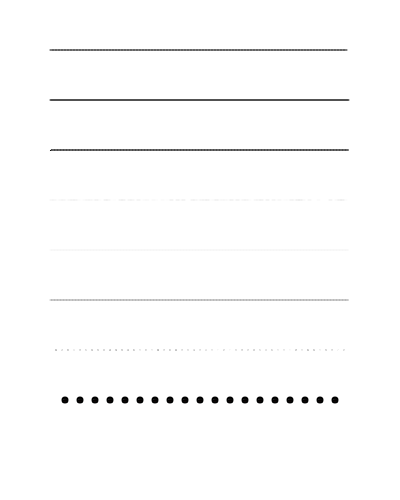
Frame 1 (no input)
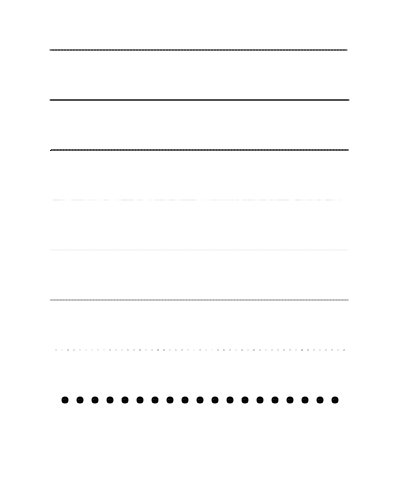
Frame 60 (no input)
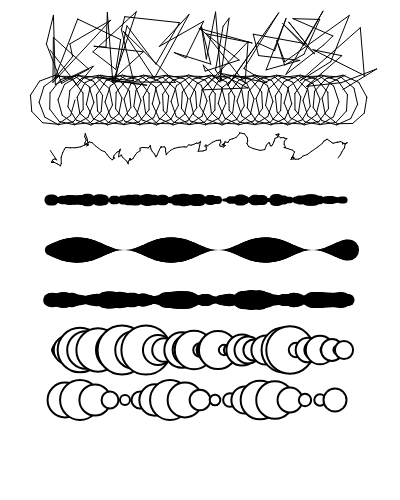
Frame 120 (the mouse pressed at the canvas centre since frame 60)

The p5.js sketch that drew these frames (run headless with seeded random() and noise() and a simulated clock; from frame 60 on, the mouse is pressed at the canvas centre):

// p5.js sketch
// ── sketch.js
function setup() {
  // put setup code here
  createCanvas(400,500);
  //line_rand_0011(50,150,350,150,5,100);

}

function draw() {
	fill(255);
	rect(-1,-1,width+2,height+2);
  
  	// put drawing code here
  	var randNess = constrain(0.001*mouseX*mouseY,0,40);
	line_rand_0011(
		50,50,350,50,randNess,100);
	line_roll_0011(
		50,100,350,100,0.1*mouseY,mouseX,300);
	line_noise_0011(
		50,150,350,150,0.1*mouseY,0.1*mouseX,200);
	line_randWid_0011(
		50,200,350,200,0.1,0.05*mouseY,100);
	line_SinWid_0011(
		50,250,350,250,0.1,0.1*mouseY,0.1*mouseX,0.03*mouseX,200);
	line_noiseWid_0011(
		50,300,350,300,1,0.1*mouseY,0.1*mouseX,0.05*mouseX,200);

	var spriteFcn = drawStdCircle;
	if(mouseX<width/2)
	{
		spriteFcn = drawStdFace;
	}
	line_randWidSprite_0011(
		50,350,350,350,0.001,0.002*mouseY,50,spriteFcn);
	line_SinWidSprite_0011(
		50,400,350,400,0.1,0.8*mouseY/height,0.1*mouseX,0.03*mouseX,20,spriteFcn);

}



// ── SpriteLib_0011.js
var StdSize = 100;


function drawStdCircle()
{
	ellipse(0,0,StdSize,StdSize);
}

function drawStdFace()
{
	// face
	ellipse(0,0,StdSize,StdSize);

	var ESize = -0.2*StdSize;
	// LEye
	ellipse(-0.2*StdSize,-0.1*StdSize,ESize,ESize);
	fill(0);
	ellipse(-0.2*StdSize,-0.1*StdSize,0.4*ESize,0.4*ESize);

	// REye
	ellipse(0.2*StdSize,-0.1*StdSize,ESize,ESize);
	fill(0);
	ellipse(0.2*StdSize,-0.1*StdSize,0.4*ESize,0.4*ESize);

	// Mouth
	var MWd = 0.3*StdSize;
	var MHt = 0.2*StdSize;
	fill(255,0,0);
	ellipse(0,MHt,MWd,MHt);
}

// ── lineLib_0011.js

// ---------------- 轨迹变化 ----------------//
function line_rand_0011(x0,y0,x1,y1,randness,res)
{
	var xp = x0;
	var yp = y0;

	for(var i=1;i<res;i++)
	{
		var t = i/res;
		var xt = lerp(x0,x1,t);
		var yt = lerp(y0,y1,t);

		var biasX = random(-randness,randness);
		var biasY = random(-randness,randness);

		var x = xt + biasX;
		var y = yt + biasY;

		line(xp,yp,x,y);

		xp = x;
		yp = y;
	}
}

function line_roll_0011(x0,y0,x1,y1,radius,Freq,res)
{
	var theta = 0;
	var xp = x0 + radius * cos(theta);
	var yp = y0 + radius * sin(theta);

	
	for(var i=1;i<res;i++)
	{
		var t = i/res;
		var xt = lerp(x0,x1,t);
		var yt = lerp(y0,y1,t);

		theta = t*Freq;
		var x = xt + radius * cos(theta);
		var y = yt + radius * sin(theta);

		line(xp,yp,x,y);

		xp = x;
		yp = y;
	}
}

function line_noise_0011(x0,y0,x1,y1,Amp,Freq,res)
{
	var xp = x0 + map(noise(0*Freq),0,1,-1,1);
	var yp = y0 + map(noise(0*Freq+10000),0,1,-1,1);

	for(var i=1;i<res;i++)
	{
		var t = i/res;
		var xt = lerp(x0,x1,t);
		var yt = lerp(y0,y1,t);

		theta = t*Freq;
		var x = xt + Amp * map(noise(t*Freq),0,1,-1,1);
		var y = yt + Amp * map(noise(t*Freq+10000),0,1,-1,1);

		line(xp,yp,x,y);
		xp = x;
		yp = y;
	}
}


// ---------------- 宽度变化 ----------------//
function line_randWid_0011(x0,y0,x1,y1,widMin,widMax,res)
{
	var xp = x0;
	var yp = y0;

	push();
	for(var i=1;i<res;i++)
	{
		var t = i/res;
		var xt = lerp(x0,x1,t);
		var yt = lerp(y0,y1,t);

		var x = xt;
		var y = yt;

		strokeWeight(random(widMin,widMax))
		line(xp,yp,x,y);

		xp = x;
		yp = y;
	}
	pop();
}


function line_SinWid_0011(x0,y0,x1,y1,MinWid,MaxWid,Freq,Phase,res)
{
	var theta = 0;
	var xp = x0;
	var yp = y0;

	push();
	for(var i=1;i<res;i++)
	{
		var t = i/res;
		var xt = lerp(x0,x1,t);
		var yt = lerp(y0,y1,t);

		var x = xt;
		var y = yt;

		var S = sin(t*Freq+Phase);
		var wd = map(S,-1,1,MinWid,MaxWid);

		strokeWeight(wd);
		line(xp,yp,x,y);

		xp = x;
		yp = y;
	}
	pop();
}

function line_noiseWid_0011(x0,y0,x1,y1,MinWd,MaxWd,Freq,Bias,res)
{
	var xp = x0;
	var yp = y0;

	push();
	for(var i=1;i<res;i++)
	{
		var t = i/res;
		var xt = lerp(x0,x1,t);
		var yt = lerp(y0,y1,t);

		var x = xt;
		var y = yt;

		N = noise(t*Freq+Bias);
		wd = map(N,0,1,MinWd,MaxWd);
		//print(wd);
		strokeWeight(wd);
		line(xp,yp,x,y);
		xp = x;
		yp = y;
	}
	pop();
}

// --------------- 赋予特定形态 ----------------//
function line_randWidSprite_0011(
	x0,y0,x1,y1,widMin,widMax,res,SpriteFcn)
{
	var xp = x0;
	var yp = y0;

	
	for(var i=1;i<res;i++)
	{
		var t = i/res;
		var xt = lerp(x0,x1,t);
		var yt = lerp(y0,y1,t);

		var x = xt;
		var y = yt;

		var wd = random(widMin,widMax);
		push();
		strokeWeight(2/wd);
		translate(x,y);
		scale(wd,wd);
		SpriteFcn();
		pop();

		xp = x;
		yp = y;
	}
	
}

function line_SinWidSprite_0011(
	x0,y0,x1,y1,MinWid,MaxWid,Freq,Phase,res,SpriteFcn)
{
	var theta = 0;
	var xp = x0;
	var yp = y0;

	for(var i=1;i<res;i++)
	{
		var t = i/res;
		var xt = lerp(x0,x1,t);
		var yt = lerp(y0,y1,t);

		var x = xt;
		var y = yt;

		var S = sin(t*Freq+Phase);
		var wd = map(S,-1,1,MinWid,MaxWid);

		push();
		strokeWeight(2/wd);
		translate(x,y);
		scale(wd,wd);
		SpriteFcn();
		pop();

		xp = x;
		yp = y;
	}
}
